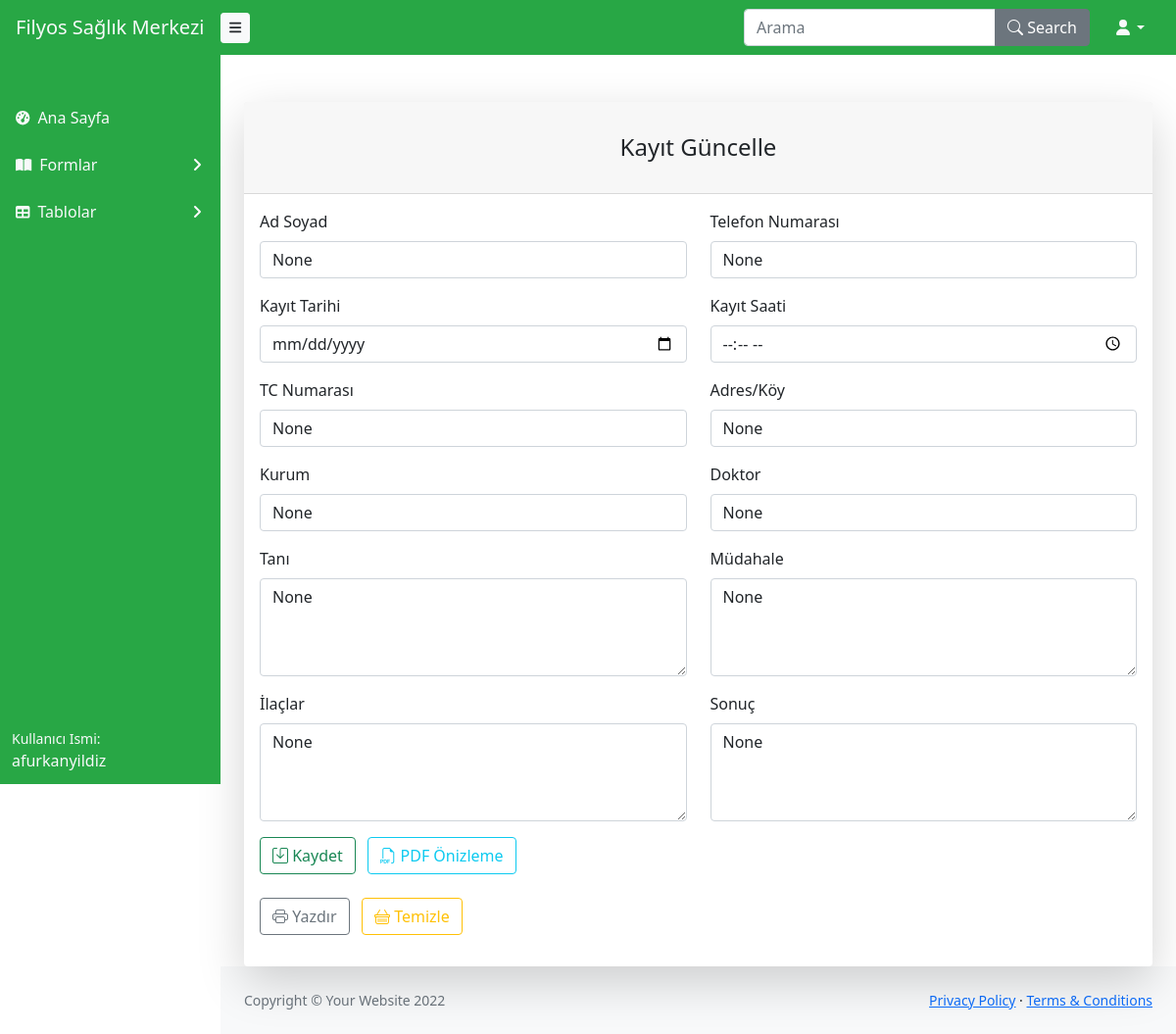
The app's page /index/17/ (signed in) with its own data.
### records/models.py (models this page shows, shortened)
class Records(models.Model):
    username = models.CharField(max_length=100, verbose_name='Ad Soyad',null=True,blank=True)
    date = models.CharField(max_length=200,null=True,blank=True)
    hours = models.CharField(max_length=200,blank=True,null=True)
    tel = models.CharField(max_length=200,verbose_name='Telefon Numarası',null=True,blank=True)
    tcNo = models.CharField(max_length=1000, verbose_name='TC Numarası',null=True,blank=True)
    adress = models.CharField(max_length = 200,verbose_name='Adres/Köy',null=True,blank=True)
    kurum = models.CharField(max_length=11,verbose_name='Kurum',null=True,blank=True)
    diagnosis = models.CharField(max_length=1000, verbose_name='Tanı',null=True,blank=True)
    intervention = models.CharField(max_length=100, verbose_name='Müdahale', null=True,blank=True)
    medications = models.CharField(max_length=100, verbose_name='İlaçlar', null=True,blank=True)
    conclusion = models.CharField(max_length = 200,verbose_name='Sonuç',null=True,blank=True)
    doctor = models.CharField(max_length=200, verbose_name='Doktor',null=True,blank=True)

### records/views.py (the view)
# urls.py: path('<int:id>/', views.editRecords, name='editRecords'),
@login_required(login_url='redirect')
def editRecords(request,id):
    edit_records = Records.objects.get(id=id)
    return render(request,"update_record.html",{"Records": edit_records})

### templates/update_record.html (shortened to what this page needs)
{% extends 'layout.html' %}
{% load static %}
{% load humanize %}
{% block content%}
<main>
    <div class="container-fluid px-4">
        <div class="row justify-content-center">
            <div class="col-lg-12">
                <div class="card shadow-lg border-0 rounded-lg mt-5">
                    <div class="card-header"><h4 class="text-center font-weight-light my-4">Kayıt Güncelle</h4></div>
                    <div class="card-body">
                        <form action="{% url 'updateRecords' Records.id %}" method="POST" id="uregistrationForm">
                            <div class="row">
                                <div class="mb-3 col">
                                    <label for="username" class="form-label">Ad Soyad</label>
                                    <input type="text" class="form-control" id="record_username" name="username" value="{{Records.username}}">
                                </div>
                                <div class="mb-3 col">
                                    <label for="record_tel" class="form-label"> Telefon Numarası</label>
                                    <input type="text" class="form-control" id="record_tel" name="tel"  value="{{Records.tel}}">
                                </div>
                            </div>
                            <div class="row">
                                <div class="mb-3 col">
                                    <label for="record_date" class="form-label">Kayıt Tarihi</label>
                                    <input type="date" class="form-control" id="record_date" name="date"  value="{{Records.date}}" >
                                </div>
                                <div class="mb-3 col">
                                    <label for="records_hour" class="form-label">Kayıt Saati</label>
                                    <input type="time" class="form-control" id="records_hour" name="hours"  value="{{Records.hours}}">
                                </div>
                            </div>
                            <div class="row">
                                <div class="mb-3 col">
                                    <label for="record_tc_no" class="form-label">TC Numarası</label>
                                    <input type="text" class="form-control" id="record_tc_no" name="tcNo"  value="{{Records.tcNo}}" >
                                </div>
                                <div class="mb-3 col">
                                    <label for="record_adress" class="form-label">Adres/Köy</label>
                                    <input type="text" class="form-control" id="record_adress" name="adress"  value="{{Records.adress}}">
                                </div>
                            </div>
                            <div class="row">
                                <div class="mb-3 col">
                                    <label for="record_kurum" class="form-label">Kurum</label>
                                    <input type="text" class="form-control" id="record_kurum" name="kurum" value="{{Records.kurum}}" >
                                </div>
                                <div class="mb-3 col">
                                    <label for="record_doctor" class="form-label">Doktor</label>
                                    <input type="text" class="form-control" id="record_doctor" name="doctor" value="{{Records.doctor}}">
                                </div>
                            </div>
                            <div class="row">
                                <div class="mb-3 col">
                                    <label for="record_diagnosis" class="form-label">Tanı</label>
                                    <textarea type="text" class="form-control" id="record_diagnosis" name="diagnosis" style="height: 100px">{{Records.diagnosis}}</textarea>
                                </div>
                                <div class="mb-3 col">
                                    <label for="record_intervention" class="form-label">Müdahale</label>
                                    <textarea type="text" class="form-control" id="record_intervention" name="intervention" style="height: 100px">{{Records.intervention}}</textarea>
                                </div>
                            </div>
                            <div class="row">
                                <div class="mb-3 col">
                                    <label for="record_intervention" class="form-label">İlaçlar</label>
                                    <textarea type="text" class="form-control" id="record_medications" name="medications" style="height: 100px">{{Records.medications}}</textarea>
                                </div>
                                <div class="mb-3 col">
                                    <label for="record_conclusion" class="form-label">Sonuç</label>
                                    <textarea type="text" class="form-control" id="record_conclusion" name="conclusion" style="height: 100px"  placeholder="Sonuç">{{Records.conclusion}}</textarea>
                                </div>
                            </div>
                            <div class="mb-3 col">
                                <button type="submit" name="uregistrationSave" class="bi bi-save btn btn-outline-success"> Kaydet</button>
                                <button type="button" name="uregistrationPreview" onclick="updateregistrationFormPdf()" class="bi bi-filetype-pdf btn btn-outline-info"> PDF Önizleme</button>
                                <button type="button" name="uregistrationPrint" onclick="printForm()" class="bi bi-printer btn btn-outline-secondary"> Yazdır</button>
                                <button type="reset" name="uregistrationClear" class="bi bi-basket btn btn-outline-warning"> Temizle</button>
                            </div>
                        </form>
                    </div>
                </div>
            </div>
        </div>
    </div>
</main>
{% endblock%}

### templates/partials/_navbar.html (shortened to what this page needs)
    <nav class="sb-topnav navbar navbar-expand navbar-light bg-green">
        <a class="navbar-brand ps-3  text-light" href="{% url 'index'%}">Filyos Sağlık Merkezi</a>
        <button class="btn btn-light btn-sm order-1 order-lg-0 me-4 me-lg-0" id="sidebarToggle" href="#!"><i class="fas fa-bars"></i></button>
        <form class="d-none d-md-inline-block form-inline ms-auto me-0 me-md-3 my-2 my-md-0">
            <div class="input-group">
                <input class="form-control" type="text" placeholder="Arama " aria-label="Search for..." aria-describedby="btnNavbarSearch" />
                <button class="btn btn-secondary bi bi-search" id="btnNavbarSearch" type="button"> Search</button>
            </div>
        </form>
        <ul class="navbar-nav ms-auto ms-md-0 me-3 me-lg-4">
            <li class="nav-item dropdown">
                <a class="nav-link dropdown-toggle text-light" id="navbarDropdown" href="#" role="button" data-bs-toggle="dropdown" aria-expanded="false"><i class="fas text-light fa-user fa-fw"></i></a>
            </li>
        </ul>
    </nav>
    <div id="layoutSidenav">
        <div id="layoutSidenav_nav">
            <nav class="sb-sidenav accordion bg-green" id="sidenavAccordion">
                <div class="sb-sidenav-menu">
                    <div class="nav">
                        <div class="sb-sidenav-menu-heading"></div>
                        <a class="nav-link link-light" href="{% url 'index'%}">
                            <div class="sb-nav-link-icon "><i class="fas fa-tachometer-alt"></i></div>
                            Ana Sayfa
                        </a>
                        <a class="nav-link collapsed link-light" href="#" data-bs-toggle="collapse" data-bs-target="#collapsePages" aria-expanded="false" aria-controls="collapsePages">
                            <div class="sb-nav-link-icon"><i class="fas fa-book-open"></i></div>
                            Formlar
                            <div class="sb-sidenav-collapse-arrow"><i class="fas fa-angle-down"></i></div>
                        </a>
                        <a class="nav-link collapsed link-light" href="#" data-bs-toggle="collapse" data-bs-target="#collapseTables" aria-expanded="false" aria-controls="collapsePages">
                            <div class="sb-nav-link-icon"><i class="fas fa-table"></i></div>
                            Tablolar
                            <div class="sb-sidenav-collapse-arrow"><i class="fas fa-angle-down"></i></div>
                        </a>
                    </div>
                </div>
                <div class="sb-sidenav-footer link-light">
                    <div class="small link-light">Kullanıcı Ismi:</div>
                    {{user.username}}
                </div>
            </nav>
        </div>
        <div id="layoutSidenav_content">

### records on screen
Records: username "None", tel "None", tcNo "None", adress "None", kurum "None", doctor "None", diagnosis "None", intervention "None", medications "None", conclusion "None"

### other values on screen
{{ user.username }} "afurkanyildiz"
